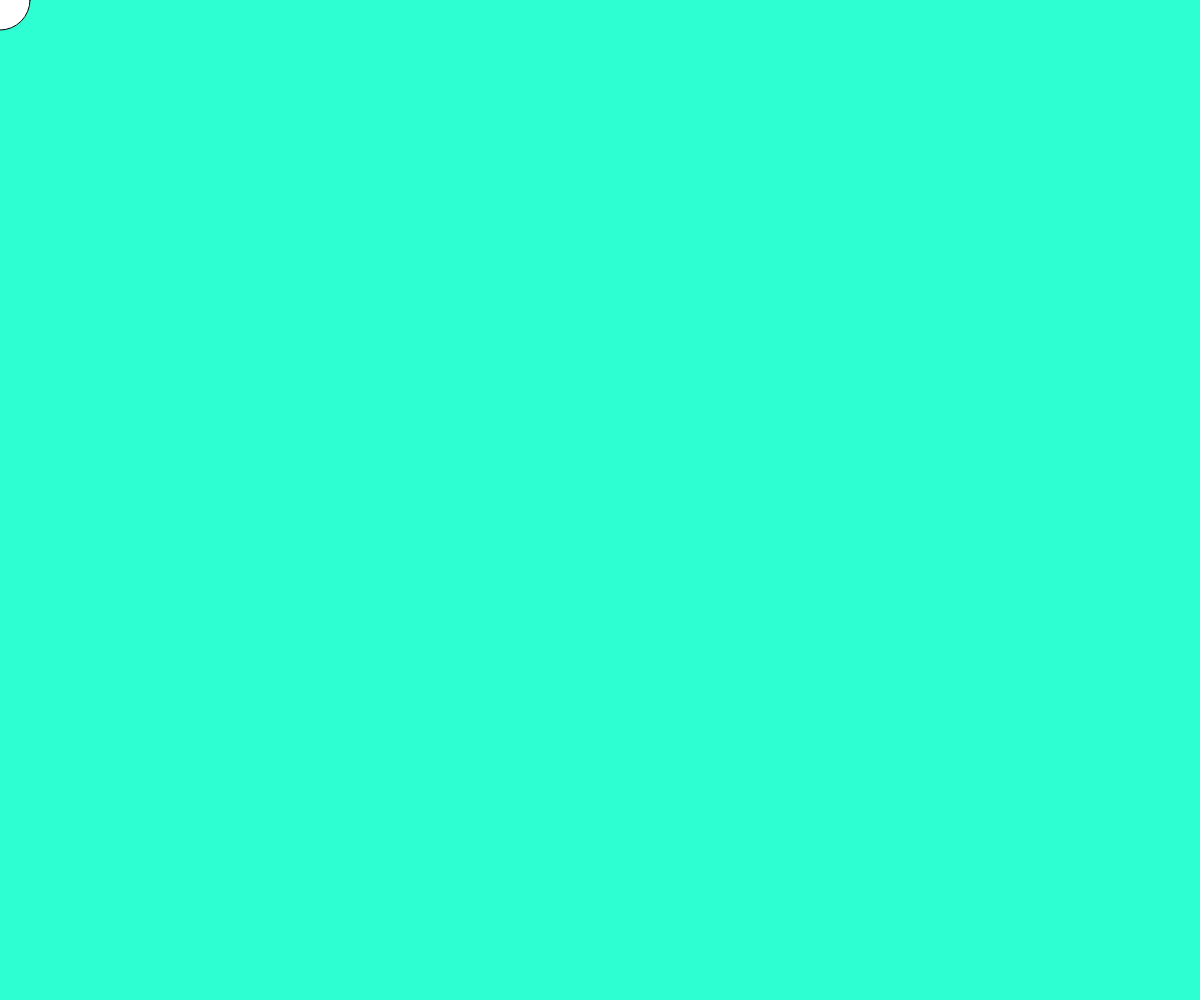
Frame 1 (no input)
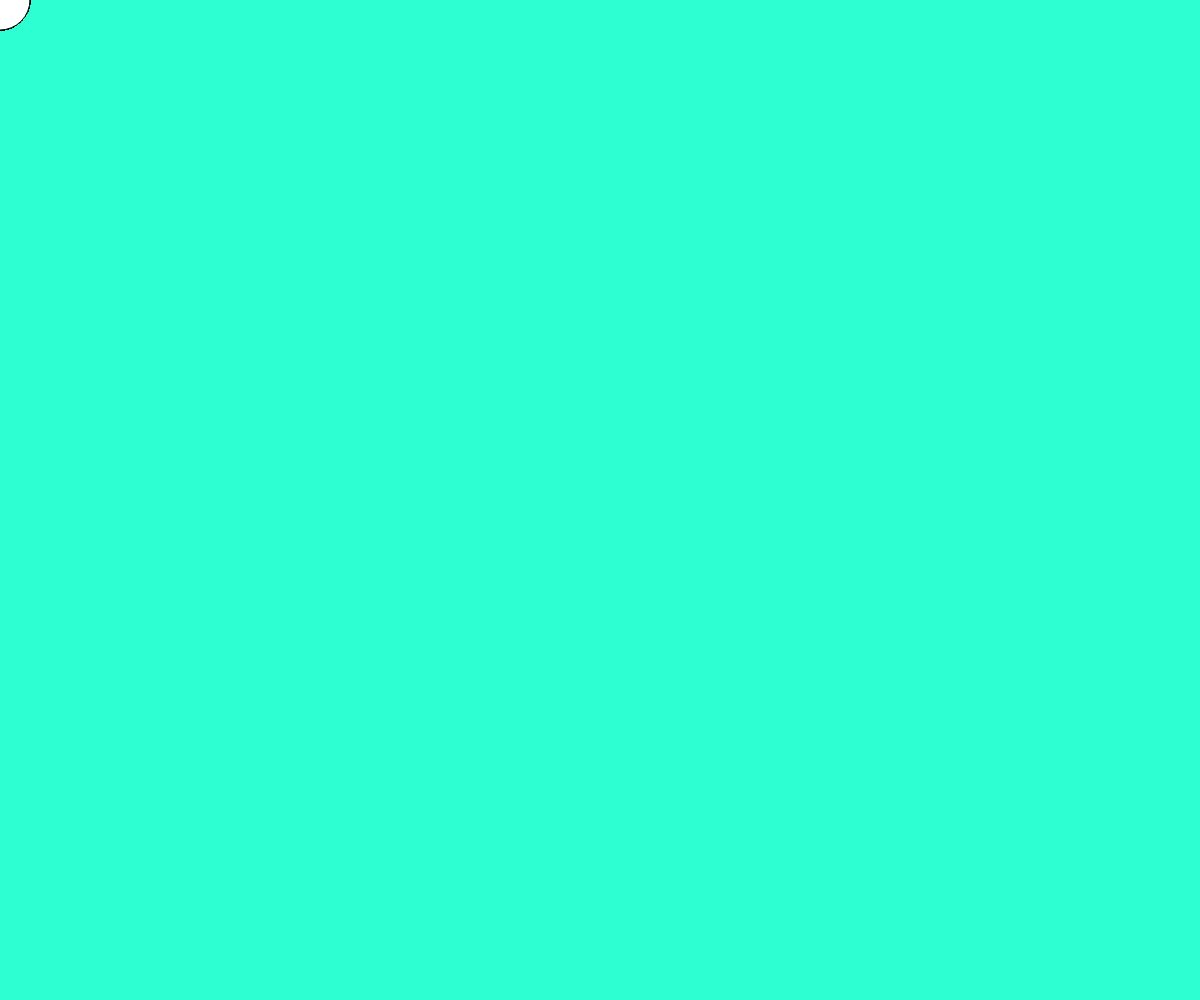
Frame 60 (no input)
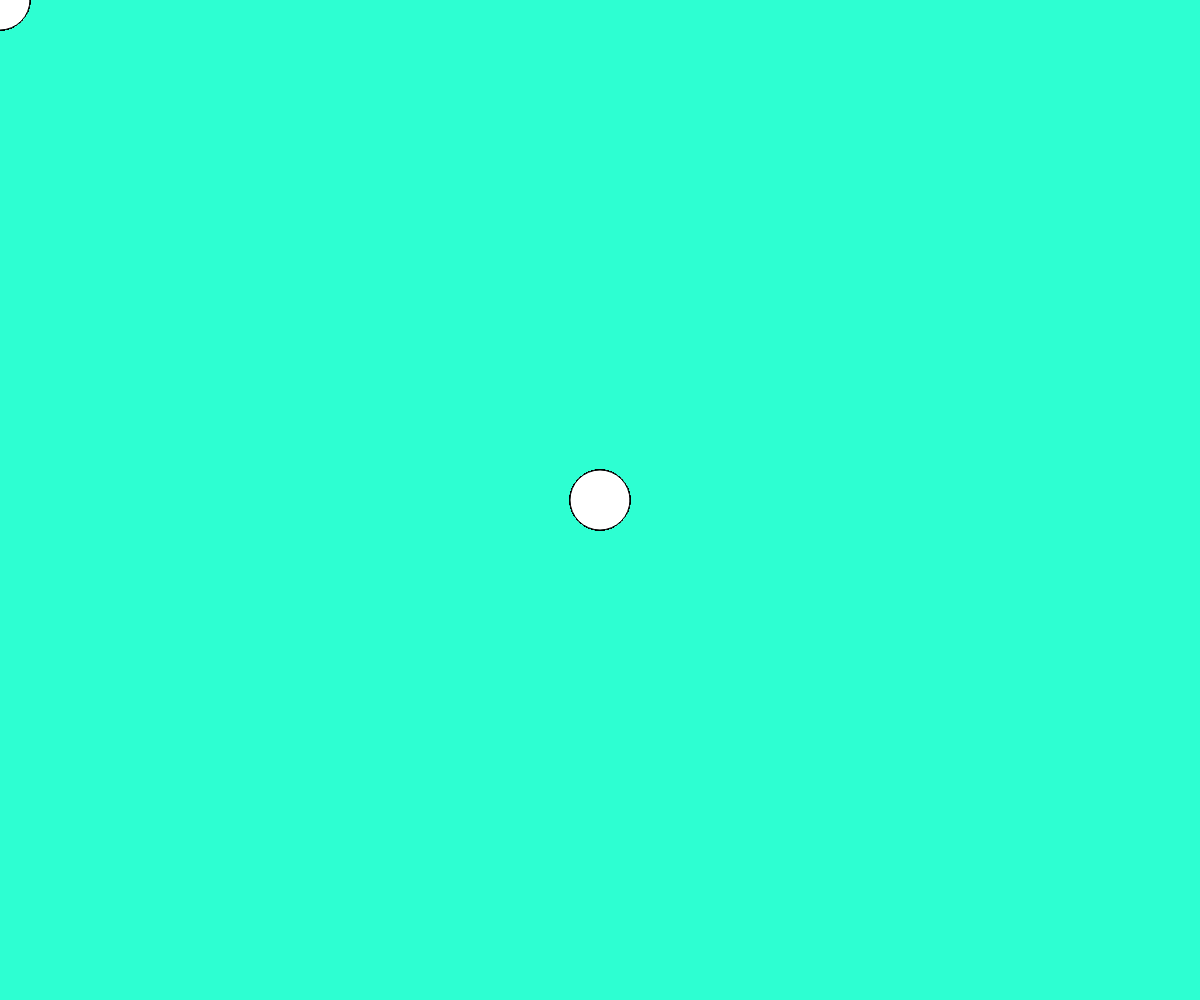
Frame 120 (the mouse pressed at the canvas centre since frame 60)

The p5.js sketch that drew these frames (run headless with seeded random() and noise() and a simulated clock; from frame 60 on, the mouse is pressed at the canvas centre):

// p5.js sketch
// ── sketch.js
function setup() {
  createCanvas(windowWidth, windowHeight);
  background(45, 255, 210);
}

function draw() {
  circle(mouseX, mouseY, 60);
}

function windowResized() {
  resizeCanvas(windowWidth, windowHeight);
}
